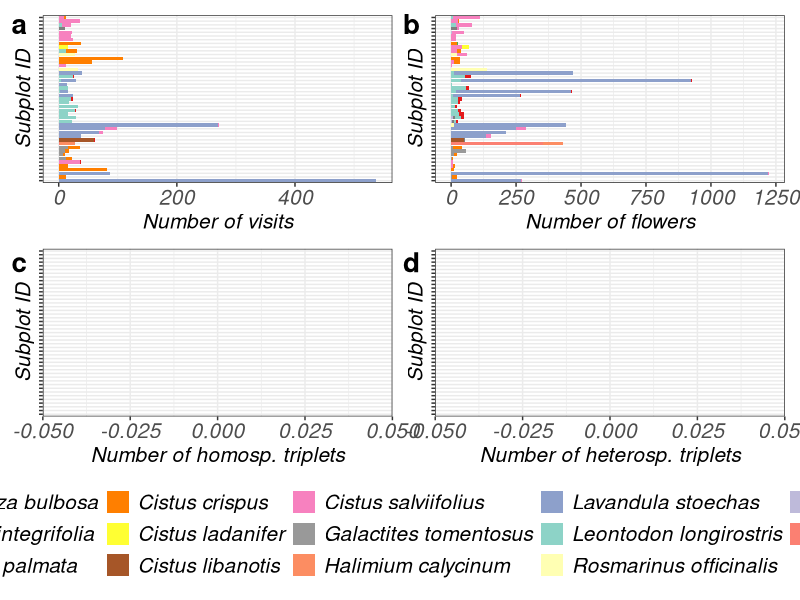

This figure's R source:

library(tidyverse)


flora_census <- read_csv("results/donana/flora_census_21.csv")

unique(flora_census$Bosque)

flora_census$Bosque[flora_census$Bosque=="Pinar Aznalcazar"] <- "Aznalcazar"
flora_census$Bosque[flora_census$Bosque=="Pinar Hinojos"] <- "Hinojos"
flora_census$Bosque[flora_census$Bosque=="Pinar Puebla"] <- "Puebla"
flora_census$Bosque[flora_census$Bosque=="Pinar Villamanrique Este (Chaparral)"] <- "Vill. Este"
flora_census$Bosque[flora_census$Bosque=="Pinar Villamanrique Sur"] <- "Vill. Sur"
flora_census$Planta <- sub("_", " ", flora_census$Planta)

flowers_subplot_plant <- flora_census %>% 
  group_by(Year,Bosque,Periodo,Planta,X,Y) %>% count(wt=Flores) %>%
  mutate(subplot_label = paste0(Year," ",Bosque," ",Periodo," ",X," ",Y))  %>%
  rename(number_flowers = n) %>% ungroup() %>% 
  dplyr::select(subplot_label,Planta,number_flowers)

#sanity check
any(duplicated(flowers_subplot_plant))


flights_raw <- read_csv("results/donana/foraging_Donana_2021.csv") %>%
  rename(node = Codigo_within_sequence)

flights_raw$Bosque[flights_raw$Bosque=="Pinar Aznalcazar"] <- "Aznalcazar"
flights_raw$Bosque[flights_raw$Bosque=="Pinar Hinojos"] <- "Hinojos"
flights_raw$Bosque[flights_raw$Bosque=="Pinar Puebla"] <- "Puebla"
flights_raw$Bosque[flights_raw$Bosque=="Pinar Villamanrique Este (Chaparral)"] <- "Vill. Este"
flights_raw$Bosque[flights_raw$Bosque=="Pinar Villamanrique Sur"] <- "Vill. Sur"
flights_raw$Planta <- sub("_", " ", flights_raw$Planta)

flights_raw$Periodo <- 1
flights_raw$Periodo[flights_raw$Day_ISO > 90] <- 2
flights_raw$Periodo[flights_raw$Day_ISO > 123] <- 3

visits_subplot_plant <- flights_raw %>% 
  group_by(Year,Bosque,Periodo,Planta,X,Y) %>% count() %>%
  mutate(subplot_label = paste0(Year," ",Bosque," ",Periodo," ",X," ",Y))  %>%
  rename(number_visits = n) %>% ungroup() %>% 
  dplyr::select(subplot_label,Planta,number_visits)

#sanity check
any(duplicated(visits_subplot_plant))


# Motifs-----------------------------------------

motifs_raw <- 
  read_csv("results/donana/triplets_week/2021_donana_WEEK_SPECIES.csv") %>%
  separate(Subplot_Plant_Label,sep =" " , names =,c("X_Y","Planta"))%>%
  separate(X_Y,sep ="-" , names =,c("X","Y"))

unique(flights_raw$Week[flights_raw$Periodo==1]) %>% sort()
unique(flights_raw$Week[flights_raw$Periodo==2]) %>% sort()
unique(flights_raw$Week[flights_raw$Periodo==3]) %>% sort()

motifs_raw$Periodo <- 1
motifs_raw$Periodo[motifs_raw$Week > 4] <- 2
motifs_raw$Periodo[motifs_raw$Week > 9] <- 3

motifs_raw$Bosque[motifs_raw$Bosque=="Pinar Aznalcazar"] <- "Aznalcazar"
motifs_raw$Bosque[motifs_raw$Bosque=="Pinar Hinojos"] <- "Hinojos"
motifs_raw$Bosque[motifs_raw$Bosque=="Pinar Puebla"] <- "Puebla"
motifs_raw$Bosque[motifs_raw$Bosque=="Pinar Villamanrique Este (Chaparral)"] <- "Vill. Este"
motifs_raw$Bosque[motifs_raw$Bosque=="Pinar Villamanrique Sur"] <- "Vill. Sur"
motifs_raw$Planta <- sub("_", " ", motifs_raw$Planta)

motifs_subplot_plant <- motifs_raw %>% 
  group_by(Year,Bosque,Periodo,Planta,X,Y) %>% summarise(number_homo = sum(homo_motif), number_hete = sum(hete_motif)) %>%
  mutate(subplot_label = paste0(Year," ",Bosque," ",Periodo," ",X," ",Y))  %>%
  ungroup() %>% 
  dplyr::select(subplot_label,Planta,number_homo,number_hete)

#sanity check
any(duplicated(motifs_subplot_plant))


#-----------------------------------------------------------
motifs_subplot_plant$subplot_label[!unique(motifs_subplot_plant$subplot_label) %in% 
                                     unique(visits_subplot_plant$subplot_label)] %>%
  unique()

motifs_subplot_plant$subplot_label[!unique(motifs_subplot_plant$subplot_label) %in% 
                                     unique(flowers_subplot_plant$subplot_label)] %>%
  unique()

visits_subplot_plant$subplot_label[!unique(visits_subplot_plant$subplot_label) %in% 
                                     unique(flowers_subplot_plant$subplot_label)] %>%
  unique()

#-----------------------------------------------------------

total_number_plant_sp <- flowers_subplot_plant %>% 
  group_by(subplot_label) %>% count() %>%
  rename(plant_sp_in_subplot_flwr_census = n) %>% ungroup()

total_number_plant_sp2 <- visits_subplot_plant %>% 
  group_by(subplot_label) %>% count() %>%
  rename(plant_sp_in_subplot_seq_census = n) %>% ungroup()

total_number_flowers <- flowers_subplot_plant %>% 
  group_by(subplot_label) %>% count(wt=number_flowers) %>%
  rename(flowers_in_subplot = n) %>% ungroup()

total_number_visits <- visits_subplot_plant %>% 
  group_by(subplot_label) %>% count(wt=number_visits) %>%
  rename(visits_in_subplot = n) %>% ungroup()

visits_subplot_plant %>% filter(subplot_label=="2021 Aznalcazar 1 3 9")
total_number_visits %>% filter(subplot_label=="2021 Aznalcazar 1 3 9")

subplot_data <- flowers_subplot_plant %>% 
  full_join(visits_subplot_plant, by = c("subplot_label","Planta")) %>%
  full_join(motifs_subplot_plant, by = c("subplot_label","Planta")) %>%
  left_join(total_number_plant_sp, by = c("subplot_label")) %>%
  left_join(total_number_plant_sp2, by = c("subplot_label")) %>%
  left_join(total_number_flowers, by = c("subplot_label")) %>%
  left_join(total_number_visits, by = c("subplot_label")) %>%
  filter(!is.na(visits_in_subplot)) %>%
  arrange(desc(visits_in_subplot)) %>% 
  mutate_all(~ replace_na(., 0))


library(patchwork)
library(RColorBrewer)

colors_set1 <- brewer.pal(9, "Set1")
colors_set2 <- brewer.pal(8, "Set2")
colors_set3 <- brewer.pal(8, "Set3")

combined_colors <- c(colors_set1, colors_set2[1:3], colors_set3[1:4])

Plant_cat <- unique(c(subplot_data$Planta[subplot_data$flowers_in_subplot < 10],
                      subplot_data$Planta[subplot_data$flowers_in_subplot > 100])
                    ) %>% sort()
colors4plots <- setNames(combined_colors, Plant_cat)

plot_flowers <- ggplot(subplot_data %>% filter(plant_sp_in_subplot_flwr_census >1, visits_in_subplot>10), aes(x = number_flowers, y = subplot_label, fill = Planta)) + 
  geom_bar(stat = "identity")+labs(x="Number of flowers",y="Subplot ID",fill=NULL)+
  scale_fill_manual(values = colors4plots)+
  theme_bw()+
  theme(text = element_text(face = "italic"), axis.text.y = element_blank(),
        legend.text = element_text(size = 15), 
        axis.text = element_text(size = 15), 
        axis.title = element_text(size = 15))

plot_visits <- ggplot(subplot_data %>% filter(plant_sp_in_subplot_flwr_census >1, visits_in_subplot>10), aes(x = number_visits, y = subplot_label, fill = Planta)) + 
  geom_bar(stat = "identity")+labs(x="Number of visits",y="Subplot ID",fill=NULL)+
  scale_fill_manual(values = colors4plots)+
  theme_bw()+
  theme(text = element_text(face = "italic"), axis.text.y = element_blank(),
        legend.text = element_text(size = 15), 
        axis.text = element_text(size = 15), 
        axis.title = element_text(size = 15))

plot_homo <- ggplot(subplot_data %>% filter(plant_sp_in_subplot_flwr_census >1, visits_in_subplot>10), aes(x = number_homo, y = subplot_label, fill = Planta)) + 
  geom_bar(stat = "identity")+labs(x="Number of homosp. triplets",y="Subplot ID",fill=NULL)+
  scale_fill_manual(values = colors4plots)+
  theme_bw()+
  theme(text = element_text(face = "italic"), axis.text.y = element_blank(),
        legend.text = element_text(size = 15), 
        axis.text = element_text(size = 15), 
        axis.title = element_text(size = 15))

plot_hete <- ggplot(subplot_data %>% filter(plant_sp_in_subplot_flwr_census >1, visits_in_subplot>10), aes(x = number_hete, y = subplot_label, fill = Planta)) + 
  geom_bar(stat = "identity")+labs(x="Number of heterosp. triplets",y="Subplot ID",fill=NULL)+
  scale_fill_manual(values = colors4plots)+
  theme_bw()+
  theme(text = element_text(face = "italic"), axis.text.y = element_blank(),
        legend.text = element_text(size = 15), 
        axis.text = element_text(size = 15), 
        axis.title = element_text(size = 15))

png("figures/NEW_motif.png", width=2000*4.2, height = 2000*2*1.7, res=300*2)
((plot_visits+plot_flowers)/(plot_homo + plot_hete) & 
    theme(legend.position = "bottom", plot.tag = element_text(face = 'bold', size=20), plot.tag.position  = c(0.01, .96))) +
  plot_layout(guides = "collect") + plot_annotation(tag_levels = "a")
dev.off()



length(unique(subplot_data$subplot_label[(subplot_data$plant_sp_in_subplot_flwr_census >1) & (subplot_data$visits_in_subplot>10)]))


#######################################



# plot_flowers2 <- ggplot(subplot_data %>% filter(plant_sp_in_subplot_seq_census >1), aes(x = number_flowers, y = subplot_label, fill = Planta)) + 
#   geom_bar(stat = "identity")+labs(x="Number of flowers",y="Subplot ID",fill=NULL)+
#   scale_fill_manual(values = colors4plots)+
#   theme_bw()+
#   theme(text = element_text(face = "italic"), axis.text.y = element_blank())
# 
# plot_visits2 <- ggplot(subplot_data %>% filter(plant_sp_in_subplot_seq_census >1), aes(x = number_visits, y = subplot_label, fill = Planta)) + 
#   geom_bar(stat = "identity")+labs(x="Number of visits",y="Subplot ID",fill=NULL)+
#   scale_fill_manual(values = colors4plots)+
#   theme_bw()+
#   theme(text = element_text(face = "italic"), axis.text.y = element_blank())
# 
# plot_homo2 <- ggplot(subplot_data %>% filter(plant_sp_in_subplot_seq_census >1), aes(x = number_homo, y = subplot_label, fill = Planta)) + 
#   geom_bar(stat = "identity")+labs(x="Number of homosp. triplets",y="Subplot ID",fill=NULL)+
#   scale_fill_manual(values = colors4plots)+
#   theme_bw()+
#   theme(text = element_text(face = "italic"), axis.text.y = element_blank())
# 
# plot_hete2 <- ggplot(subplot_data %>% filter(plant_sp_in_subplot_seq_census >1), aes(x = number_hete, y = subplot_label, fill = Planta)) + 
#   geom_bar(stat = "identity")+labs(x="Number of heterosp. triplets",y="Subplot ID",fill=NULL)+
#   scale_fill_manual(values = colors4plots)+
#   theme_bw()+
#   theme(text = element_text(face = "italic"), axis.text.y = element_blank())
# 
# png("figures/NEW_motif2.png", width=2000*4.2*0.7, height = 2000*2*1.7, res=300*2)
# ((plot_flowers2 + plot_visits2)/(plot_homo2 + plot_hete2) & 
#     theme(legend.position = "bottom", plot.tag = element_text(face = 'bold', size=20), plot.tag.position  = c(0, .96))) +
#   plot_layout(guides = "collect") + plot_annotation(tag_levels = "a")
# dev.off()



##############################################

# cor.test(subplot_data$number_flowers[subplot_data$visits_in_subplot>10],
#          subplot_data$number_visits[subplot_data$visits_in_subplot>10], method = "spearman")
# 
# cor.test(subplot_data$number_flowers[subplot_data$visits_in_subplot>10],
#          subplot_data$number_homo[subplot_data$visits_in_subplot>10], method = "spearman")
# 
# cor.test(subplot_data$number_flowers[subplot_data$visits_in_subplot>10],
#          subplot_data$number_hete[subplot_data$visits_in_subplot>10], method = "spearman")
# 
# cor.test(subplot_data$number_visits[subplot_data$visits_in_subplot>10],
#          subplot_data$number_homo[subplot_data$visits_in_subplot>10], method = "spearman")
# 
# cor.test(subplot_data$number_visits[subplot_data$visits_in_subplot>10],
#          subplot_data$number_hete[subplot_data$visits_in_subplot>10], method = "spearman")


# library(scales)
# ggplot(subplot_data, aes(x = number_homo, y = number_visits)) + 
#   geom_point(size=3,alpha=0.3)+
#   facet_wrap(~Planta,)+
#   scale_x_continuous(trans = log10_trans(),
#                      breaks = trans_breaks("log10", function(x) 10^x),
#                      labels = trans_format("log10", math_format(10^.x)))+
#   scale_y_continuous(trans = log10_trans(),
#                      breaks = trans_breaks("log10", function(x) 10^x),
#                      labels = trans_format("log10", math_format(10^.x)))+
#   labs(x="Number of homospecific triplets",y="Number of visits")+
#   theme_bw()+
#   theme(strip.text.x = element_text(face = "italic"))
# 
# ggplot(subplot_data, aes(x = number_hete, y = number_visits)) + 
#   geom_point(size=3,alpha=0.3)+
#   facet_wrap(~Planta,)+
#   scale_x_continuous(trans = log10_trans(),
#                      breaks = trans_breaks("log10", function(x) 10^x),
#                      labels = trans_format("log10", math_format(10^.x)))+
#   scale_y_continuous(trans = log10_trans(),
#                      breaks = trans_breaks("log10", function(x) 10^x),
#                      labels = trans_format("log10", math_format(10^.x)))+
#   labs(x="Number of heterospecific triplets",y="Number of visits")+
#   theme_bw()+
#   theme(strip.text.x = element_text(face = "italic"))
# 
# 
# ggplot(subplot_data, aes(x = number_homo, y = number_hete)) + 
#   geom_point(size=3,alpha=0.3)+
#   facet_wrap(~Planta,)+
#   scale_x_continuous(trans = log10_trans(),
#                      breaks = trans_breaks("log10", function(x) 10^x),
#                      labels = trans_format("log10", math_format(10^.x)))+
#   scale_y_continuous(trans = log10_trans(),
#                      breaks = trans_breaks("log10", function(x) 10^x),
#                      labels = trans_format("log10", math_format(10^.x)))+
#   labs(x="Number of homospecific triplets",y="Number of heterospecific triplets")+
#   theme_bw()+
#   theme(strip.text.x = element_text(face = "italic"))
# 
# ggplot(subplot_data, aes(x = number_homo, y = number_flowers)) + 
#   geom_point(size=3,alpha=0.3)+
#   facet_wrap(~Planta,)+
#   scale_x_continuous(trans = log10_trans(),
#                      breaks = trans_breaks("log10", function(x) 10^x),
#                      labels = trans_format("log10", math_format(10^.x)))+
#   scale_y_continuous(trans = log10_trans(),
#                      breaks = trans_breaks("log10", function(x) 10^x),
#                      labels = trans_format("log10", math_format(10^.x)))+
#   labs(x="Number of homospecific triplets",y="Number of flowers")+
#   theme_bw()+
#   theme(strip.text.x = element_text(face = "italic"))
# 
# ggplot(subplot_data, aes(x = number_hete, y = number_flowers)) + 
#   geom_point(size=3,alpha=0.3)+
#   facet_wrap(~Planta,)+
#   scale_x_continuous(trans = log10_trans(),
#                      breaks = trans_breaks("log10", function(x) 10^x),
#                      labels = trans_format("log10", math_format(10^.x)))+
#   scale_y_continuous(trans = log10_trans(),
#                      breaks = trans_breaks("log10", function(x) 10^x),
#                      labels = trans_format("log10", math_format(10^.x)))+
#   labs(x="Number of heterospecific triplets",y="Number of flowers")+
#   theme_bw()+
#   theme(strip.text.x = element_text(face = "italic"))
# 
# 
# ggplot(subplot_data, aes(x = number_flowers, y = number_visits)) + 
#   geom_point(size=3,alpha=0.3)+
#   facet_wrap(~Planta,)+
#   scale_x_continuous(trans = log10_trans(),
#                      breaks = trans_breaks("log10", function(x) 10^x),
#                      labels = trans_format("log10", math_format(10^.x)))+
#   scale_y_continuous(trans = log10_trans(),
#                      breaks = trans_breaks("log10", function(x) 10^x),
#                      labels = trans_format("log10", math_format(10^.x)))+
#   labs(x="Number of flowers",y="Number of visits")+
#   theme_bw()+
#   theme(strip.text.x = element_text(face = "italic"))
